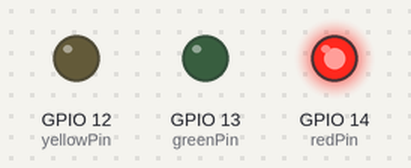
A sketch run on a simulated ESP8266 (NodeMCU). Shown: output pins drawn as LEDs (lit = HIGH). WiFi joins after 1.5 s; servers stay silent unless stated; what the sketch prints to the serial monitor is not drawn. At 1.7 s the program restarts the board; the recording ends there.

Above: at 0.1 s.
At 0.6 s:
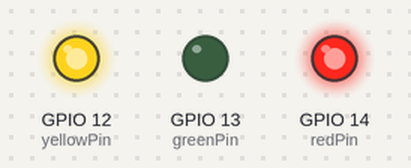
At 1.6 s:
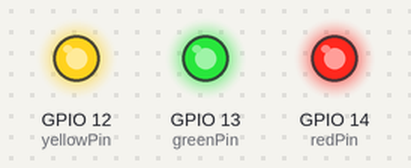
Timing chart, 0 to 1.7 s (numbered marks = the images above):
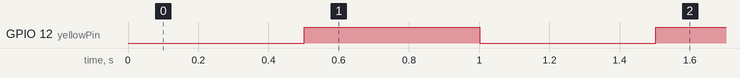

The sketch:

esp8266-calendar-traffic-light.ino
```cpp
#include <ESP8266WiFi.h>
#include <ESP8266HTTPClient.h>
#include <WiFiClientSecure.h>

int redPin = 14;
int yellowPin = 12;
int greenPin = 13;

void setup() {

  pinMode(redPin, OUTPUT);
  pinMode(yellowPin, OUTPUT);
  pinMode(greenPin, OUTPUT);

  digitalWrite(redPin, HIGH);

  Serial.begin(115200);
  WiFi.begin("ssid", "psk");

  Serial.println("Connecting");
  while (WiFi.status() != WL_CONNECTED) {
    delay(500);
    Serial.print(".");
    if (digitalRead(yellowPin) == HIGH) {
      digitalWrite(yellowPin, LOW);
    } else {
      digitalWrite(yellowPin, HIGH);
    }
  }

  digitalWrite(yellowPin, HIGH);

  Serial.println("Connected:");
  Serial.println(WiFi.localIP());

  digitalWrite(greenPin, HIGH);

}

void loop() {

  if (WiFi.status() == WL_CONNECTED) {

    WiFiClientSecure client;
    client.setInsecure();

    HTTPClient https;
    https.setFollowRedirects(HTTPC_FORCE_FOLLOW_REDIRECTS);

    if (https.begin(client, "https://script.google.com/macros/s/apps-script-published-web-app-url/exec")) {

      int responseCode = https.GET();

      if (responseCode > 0) {

        String status = https.getString();
        Serial.println("HTTP " + String(responseCode) + ": " + status);

        if (status == "g") {
          digitalWrite(redPin, LOW);
          digitalWrite(yellowPin, LOW);
          digitalWrite(greenPin, HIGH);
        } else if (status == "y") {
          digitalWrite(redPin, LOW);
          digitalWrite(yellowPin, HIGH);
          digitalWrite(greenPin, LOW);
        } else if (status == "r") {
          digitalWrite(redPin, HIGH);
          digitalWrite(yellowPin, LOW);
          digitalWrite(greenPin, LOW);
        } else {
          digitalWrite(redPin, LOW);
          digitalWrite(yellowPin, LOW);
          digitalWrite(greenPin, LOW);
        }

      } else {
        Serial.println("HTTP " + String(responseCode));
        ESP.restart();
      }

      https.end();

    } else {
      Serial.printf("Problem connecting. Restarting...");
      ESP.restart();
    }

  }

  delay(30000);

}
```
